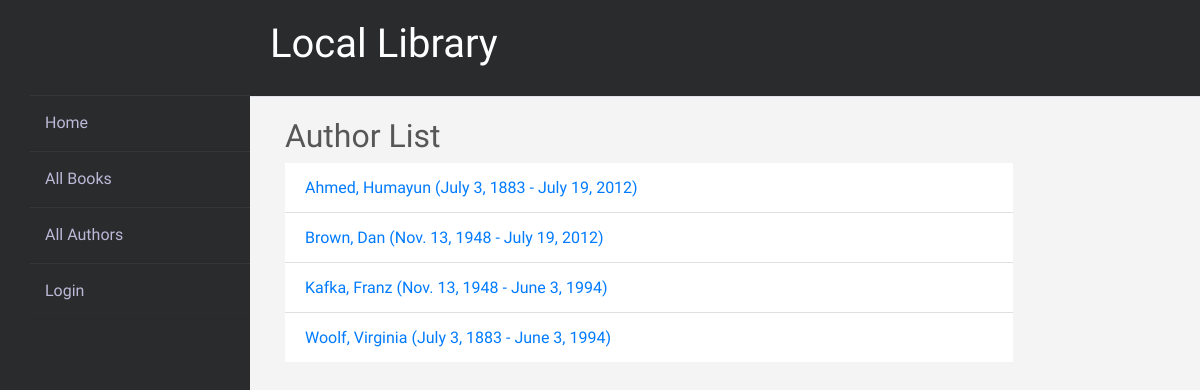
Screenshot of /catalog/authors/ with the database file from the repository.
### catalog/models.py (models this page shows)
class Author(models.Model):
    profile_picture = models.ImageField(Pro_Pic, default='media/default_author.jpg')
    first_name = models.CharField(max_length=100)
    last_name = models.CharField(max_length=100)
    date_of_birth = models.DateField(null=True, blank=True)
    date_of_death = models.DateField('died', null=True, blank=True)
    biography = models.TextField(
    max_length=1000, null=True, blank=True, help_text="Enter a brief description about the author")
    class Meta:
        ordering = ['last_name', 'first_name']
    def get_absolute_url(self):
        return reverse('author-detail', args=[str(self.id)])
    def __str__(self):
        return '{0}, {1}'.format(self.last_name, self.first_name)

### catalog/views.py (the view)
# urls.py: path('authors/', views.AuthorListView.as_view(), name='authors'),
class AuthorListView(generic.ListView):
    model = Author
    paginate_by = 10

### catalog/templates/catalog/author_list.html
{% extends "base_generic.html" %}
{% block content %}
<h2>Author List</h2>
{% if author_list %}
<ul class="list-group list-group-flush"> {% for author in author_list %}
    <li class="list-group-item"><a href="{{ author.get_absolute_url }}">
        {{ author }} ({{author.date_of_birth}} - {% if author.date_of_death %}{{author.date_of_death}}{% endif %})
    </a></li>
    {% endfor %}
  </ul>
  {% else %}
<p>There are no authors available.</p>
{% endif %}
{% endblock %}

### catalog/static/css/styles.css (style rules this page uses)
* { margin: 0; padding: 0; box-sizing: border-box; list-style: none; text-decoration: none; font-family: 'Josefin Sans', sans-serif }
body { background-color: #f5f4f4 }

### rows the page displays
Author: last_name+first_name "Ahmed, Humayun", date_of_birth "July 3, 1883", date_of_death "July 19, 2012"
Author: last_name+first_name "Brown, Dan", date_of_birth "Nov. 13, 1948", date_of_death "July 19, 2012"
Author: last_name+first_name "Kafka, Franz", date_of_birth "Nov. 13, 1948", date_of_death "June 3, 1994"
Author: last_name+first_name "Woolf, Virginia", date_of_birth "July 3, 1883", date_of_death "June 3, 1994"
